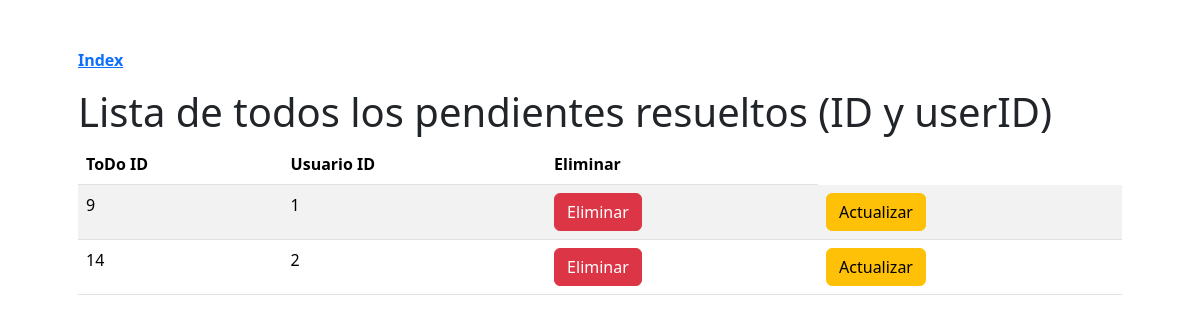
The page /list/done_id_user/ on the database its author committed.
### todo_board/models.py (models this page shows)
class ToDo(models.Model):
    todo_id = models.BigAutoField(primary_key=True)
    title = models.CharField(max_length=100)
    done = models.BooleanField(default=False)
    user_id = models.BigIntegerField()

### todo_board/views.py (the view)
# urls.py: path("list/done_id_user/", views.list_done_id_user, name="list_done_id_user"),
def list_done_id_user(request: HttpRequest):
    todos = ToDo.objects.filter(done=True).all();
    return render(request, f"{app_prefix}/list_done_id_user.html", {"todos": todos})

### todo_board/templates/todo_board/list_done_id_user.html
{% extends "todo_board/base.html" %}
{% block content%}
<h1>
   Lista de todos los pendientes resueltos (ID y userID)
</h1>
{% if todos %}
    <table class="table table-striped">
    <thead>
        <tr>
        <th scope="col">ToDo ID</th>
        <th scope="col">Usuario ID</th>
        <th scope="col">Eliminar</th>
        </tr>
    </thead>
    <tbody>
        {% for t in todos %}
            <tr>
            <td>{{ t.todo_id }}</td>
            <td>{{ t.user_id }}</td>
            <td><a href="{% url 'todo_board:delete' t.todo_id %}"><button class="btn btn-danger">Eliminar</button></a></td>
            <td><a href="{% url 'todo_board:update' t.todo_id %}"><button class="btn btn-warning">Actualizar</button></a></td>
            </tr>
        {% endfor %}
    </tbody>
    </table>
{% else %}
    <p>No hay ToDos para mostar.<p/>
{% endif %}
{% endblock content%}

### rows shown on the page
ToDo: todo_id "9", user_id "1"
ToDo: todo_id "14", user_id "2"
